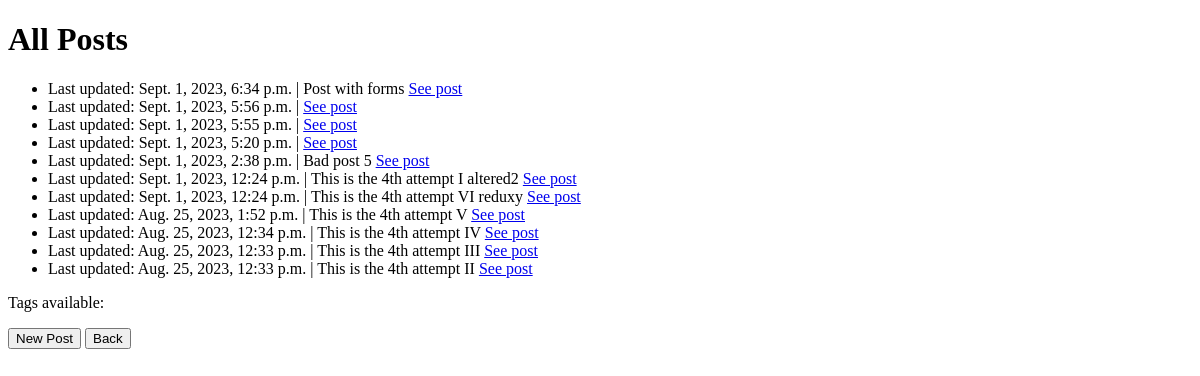
/blog/archive/, run on an earlier commit of the app's database.
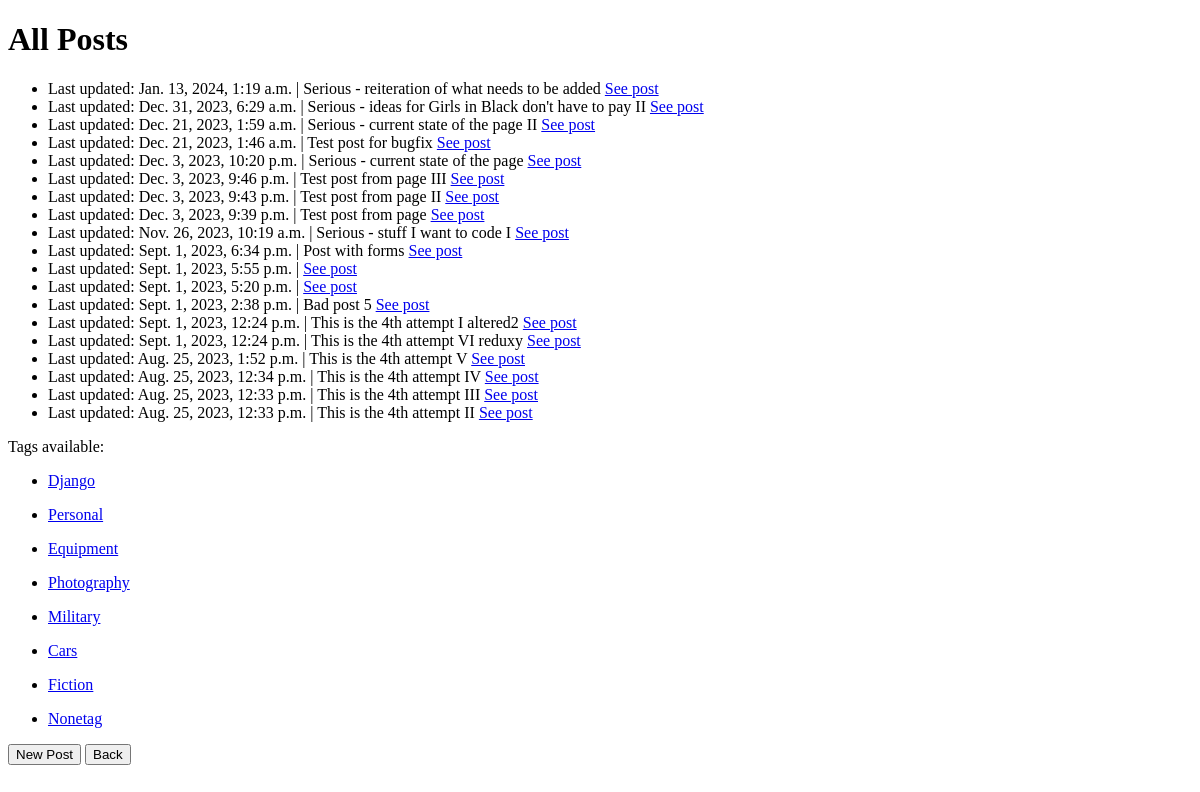
And on a later commit of the database.
### blog/models.py (models this page shows, shortened)
class Post(models.Model):
    post_id = models.AutoField(primary_key=True)
    post_title = models.CharField("Post title", max_length=120)
    post_content = models.TextField("Post content")
    post_tags = models.ManyToManyField(to=Tag, related_name="posts", default=None)
    post_draft = models.BooleanField(default=False)
    created_at = models.DateTimeField(auto_now_add=True)
    updated_at = models.DateTimeField(auto_now=True)

class Tag(models.Model):
    tag_id = models.AutoField(primary_key=True)
    tag_name = models.TextField(max_length=20, unique=True)

### blog/views.py (the view)
# urls.py: path("archive/", views.archive, name="archive"),
def archive(request): #root/blog/archive
    post_list = Post.objects.filter(post_draft=False).order_by("-created_at")
    tag_list = Tag.objects.all()
    context = {
        "post_list" : post_list,
        "tag_list" : tag_list
        }
    return render(request, "blog/archive.html", context)

### blog/templates/blog/archive.html (shortened to what this page needs)
{% extends 'base.html' %}
{%block content0 %}
{% if tag_name %}
    <h1>Tag: {{tag_name}}</h1>
{% else %}
    <h1>All Posts</h1>
{% endif %}
    {% if post_list %}
    <ul>
        {% for i in post_list %}
            <li> Last updated: {{i.created_at}} | {{i.post_title}} <a href="/blog/{{i.post_id}}/comments"> See post </a></li>
        {% endfor %}
    </ul>
    <p> Tags available: </p>
    {% for tag in tag_list %}
    <ul>
        <li><a href="/blog/taglist/{{tag.tag_id}}/"> {{tag.tag_name}} </a></li>
    </ul>
    {% endfor %}
    {% else %}
        <p> No blog posts found.</p>
    {% endif %}
{% endblock %}
{% block content1 %}
<a href="/blog/creatorview/">
    <button>New Post</button></a>
<a href="/blog/home/">
    <button>Back</button></a>
{% endblock %}

### blog/templates/blog/base.html (shortened to what this page needs)
<!DOCTYPE html>
<html lang="en-US">
<head>
</head>
<body>
  <main>
    {% block content0 %}
    {% endblock %}
    {% block content1 %}
    {% endblock %}
  </main>
</body>
</html>

What changed in the data, as far as the page shows it:
no longer on this page (row edited): Post: created_at "Sept. 1, 2023, 5:56 p.m."
added Post: created_at "Jan. 13, 2024, 1:19 a.m.", post_title "Serious - reiteration of what needs to be added"
added Post: created_at "Dec. 31, 2023, 6:29 a.m.", post_title "Serious - ideas for Girls in Black don't have to pay II"
added Post: created_at "Dec. 21, 2023, 1:59 a.m.", post_title "Serious - current state of the page II"
added Post: created_at "Dec. 21, 2023, 1:46 a.m.", post_title "Test post for bugfix"
added Post: created_at "Dec. 3, 2023, 10:20 p.m.", post_title "Serious - current state of the page"
added Post: created_at "Dec. 3, 2023, 9:46 p.m.", post_title "Test post from page III"
added Post: created_at "Dec. 3, 2023, 9:43 p.m.", post_title "Test post from page II"
added Post: created_at "Dec. 3, 2023, 9:39 p.m.", post_title "Test post from page"
added Post: created_at "Nov. 26, 2023, 10:19 a.m.", post_title "Serious - stuff I want to code I"
added Tag: tag_name "Django"
added Tag: tag_name "Personal"
added Tag: tag_name "Equipment"
added Tag: tag_name "Photography"
added Tag: tag_name "Military"
added Tag: tag_name "Cars"
added Tag: tag_name "Fiction"
added Tag: tag_name "Nonetag"
